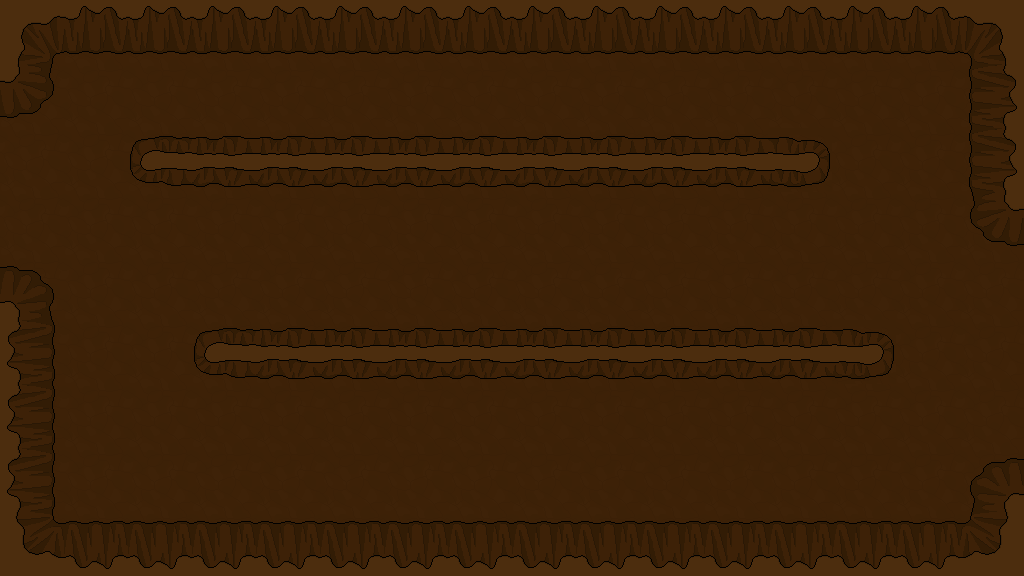

The image is a tile-based game level rendered from a .tmx file. Its description and complete source (layers, tilesets, objects, tile grids) follow:
An orthogonal 16x9 tile map with 64x64 px tiles, 1 tile layer (Tile Layer 1).

<map version="1.0" orientation="orthogonal" width="16" height="9" tilewidth="64" tileheight="64">
 <tileset firstgid="1" name="backgroundTiles" tilewidth="64" tileheight="64">
  <image source="../backgroundTiles.png" width="12480" height="64" />
 </tileset>
 <layer name="Tile Layer 1" width="16" height="9">
  <data encoding="csv">
151,152,11,152,11,11,11,11,11,11,11,11,11,11,11,153,
154,6,6,6,6,6,6,6,6,6,6,6,6,6,6,14,
6,6,170,173,173,173,173,173,173,173,173,173,185,6,6,14,
6,6,6,6,6,6,6,6,6,6,6,6,6,6,6,157,
155,6,6,6,6,6,6,6,6,6,6,6,6,6,6,6,
158,6,6,170,173,173,173,173,173,173,173,173,173,185,6,6,
158,6,6,6,6,6,6,6,6,6,6,6,6,6,6,6,
158,6,6,6,6,6,6,6,6,6,6,6,6,6,6,156,
159,160,160,160,160,160,160,160,160,160,160,160,160,160,160,162
</data>
 </layer>
</map>
